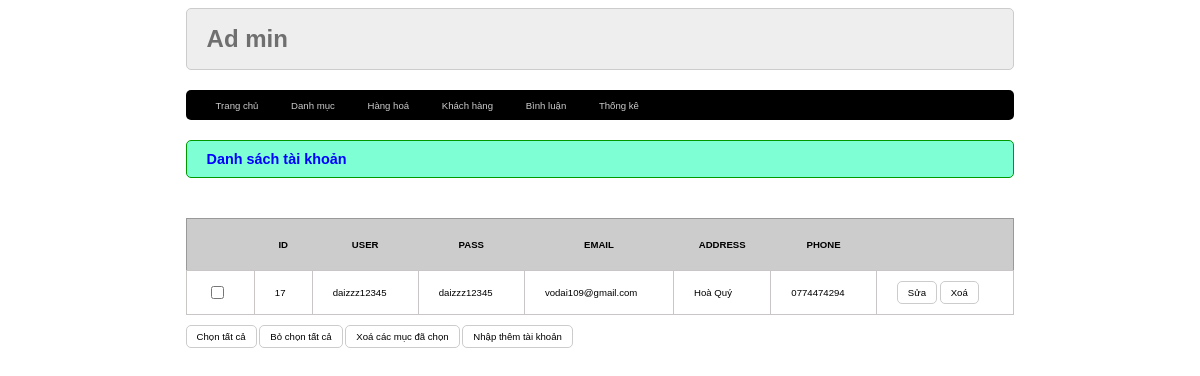
The app's page /admin/index.php?act=dskh with its own data.
### tables this page shows
CREATE TABLE `taikhoan` (
  `id` int(50) NOT NULL,
  `user` varchar(20) NOT NULL,
  `pass` varchar(255) NOT NULL,
  `email` varchar(255) NOT NULL,
  `address` varchar(255) DEFAULT NULL,
  `phone` varchar(255) DEFAULT NULL,
  `role` tinyint(4) NOT NULL DEFAULT 0
);

### pdo.php (called while the page is built, shortened)
<?php
function pdo_get_connection(){
    $dburl = "mysql:host=localhost;dbname=assignment;charset=utf8";
    $username = 'root';
    $password = '';
    $conn = new PDO($dburl, $username, $password);
    $conn->setAttribute(PDO::ATTR_ERRMODE, PDO::ERRMODE_EXCEPTION);
    return $conn;
}
function pdo_query($sql){
    $sql_args = array_slice(func_get_args(), 1);
    try{
        $conn = pdo_get_connection();
        $stmt = $conn->prepare($sql);
        $stmt->execute($sql_args);
        $rows = $stmt->fetchAll();
        return $rows;
    }
    catch(PDOException $e){
        throw $e;
    }
    finally{
        unset($conn);
    }
}

### model/taikhoan.php (called while the page is built, shortened)
<?php
    function loadAll_taikhoan(){
        $sql = "SELECT * FROM `taikhoan` ORDER BY id DESC";
        $listtaikhoan = pdo_query($sql);
        return $listtaikhoan;
    }
?>

### admin/taikhoan/list.php (the view)
<div class="row">
            <div class="row header margin-bottom">
                <h1>Danh sách tài khoản</h1>
            </div>
            <div class="row formcontent">
                <form action="#" method="post">
                    <div class="row margin-bottom10 danhSachLoaiHang">
                        <table>
                            <tr>
                                <th></th>
                                <th>ID</th>
                                <th>USER</th>
                                <th>PASS</th>
                                <th>EMAIL</th>
                                <th>ADDRESS</th>
                                <th>PHONE</th>
                                <th></th>
                            </tr>
                            <?php
                                foreach ($listtaikhoan as $taikhoan){
                                    extract($taikhoan);
                                    $suataikhoan = "index.php?act=capnhat&id=".$id;
                                    $xoataikhoan = "index.php?act=xoataikhoan&id=".$id;
                                    echo '<tr>
                                                <td><input type="checkbox" name="" id=""></td>
                                                <td>'.$id.'</td>
                                                <td>'.$user.'</td>
                                                <td>'.$pass.'</td>
                                                <td>'.$email.'</td>
                                                <td>'.$address.'</td>
                                                <td>'.$phone.'</td>
                                                <td><a href="'.$suataikhoan.'"><input type="button" value="Sửa"></a>
                                                <a href="'.$xoataikhoan.'"> <input type="button" value="Xoá"></a>
                                                </td>
                                            </tr>';
                                }
                            ?>
                        </table>
                    </div>
                    <div class="row margin-bottom">
                        <input type="button" value="Chọn tất cả">
                        <input type="button" value="Bỏ chọn tất cả">
                        <input type="button" value="Xoá các mục đã chọn">
                        <a href="#"><input type="button" value="Nhập thêm tài khoản"></a>
                    </div>
                </form>
            </div>
        </div>

### css/style.css (style rules this page uses)
* { box-sizing: border-box; font-family: sans-serif; font-size: 0.8vw; }
.row { float: left; width: 100%; }
.margin-bottom { margin-bottom: 20px; }
.margin-bottom10 { margin-bottom: 10px; }
.header { background-color: aquamarine; border: 1px #009900 solid; color: blue; border-radius: 5px; }
.header h1 { margin: 10px 20px; font-size: 1.2vw; }
.formtaiKhoan input[type="submit"], .formcontent input[type="submit"], .formcontent input[type="reset"], .formcontent input[type="button"] { border-radius: 5px; padding: 5px 10px; background-color: white; border: 1px #ccc solid; }
.formcontent { padding: 20px 0px; }
.danhSachLoaiHang table { width: 100%; border-collapse: collapse; border: 1px #999 solid; }
.danhSachLoaiHang table th { padding: 20px 20px; background-color: #ccc; }
.danhSachLoaiHang table td { padding: 10px 20px; border: 1px rgb(202, 198, 198) solid; }

### records on screen
taikhoan: id "17", user "daizzz12345", pass "daizzz12345", email "vodai109@gmail.com", address "Hoà Quý", phone "0774474294"
